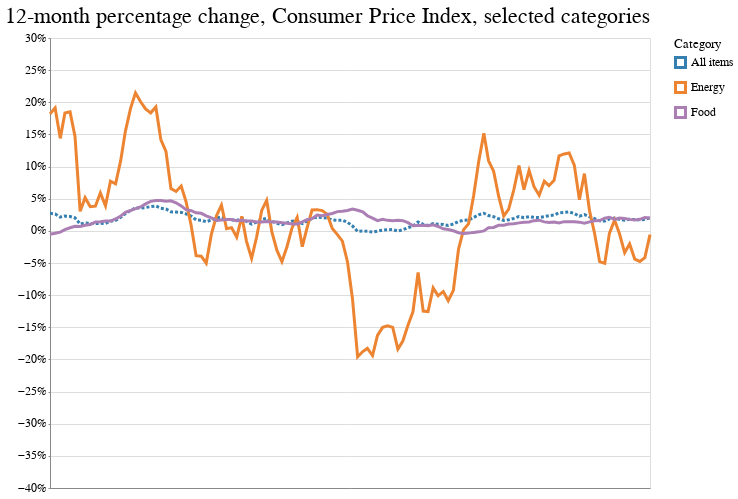

The cell this chart's notebook holds for it:
### Code cell
base = alt.Chart(
    three_cats,
    title="12-month percentage change, Consumer Price Index, selected categories"
).encode(
    x=alt.X(
        "date:T",
        timeUnit="yearmonth",
        axis=alt.Axis(
            title=None,
            labelAngle=0,
            grid=False,
            # A truly gnarly hack from https://github.com/altair-viz/altair/issues/187
            values=list(pd.to_datetime([
                '2008-11-01',
                '2010-11-01',
                '2012-11-01',
                '2014-11-01',
                '2016-11-01',
                '2018-11-01'
            ]).astype(int) / 10 ** 6)
        ),
    ),
    y=alt.Y(
        "pct_change:Q",
        axis=alt.Axis(title=None, format='%'),
        scale=alt.Scale(domain=[-0.4, 0.3])
    ),
    color=alt.Color(
        "series_items_name:N",
        legend=alt.Legend(title="Category"),
        # scale=alt.Scale(range=["#423a51", "#449cb0", "#d09972"])
    )
)

all_items = base.transform_filter(
    alt.datum.series_items_name == 'All items'
).mark_line(strokeDash=[3, 2])

other_items = base.transform_filter(
    alt.datum.series_items_name != 'All items'
).mark_line()

(all_items + other_items).properties(width=600)

### Figure 1 — Vega-Lite specification as saved in the notebook (floating-point values rounded to 4 significant figures; data arrays with more than 128 entries replaced by an {"elided": "..."} marker saying what was removed)
{"config": {"view": {"width": 800, "height": 450}, "background": "#ffffff", "title": {"anchor": "start", "font": "Benton Gothic Bold, sans", "fontColor": "#000000", "fontSize": 22, "fontWeight": "normal"}, "arc": {"fill": "#82c6df"}, "area": {"fill": "#82c6df"}, "line": {"stroke": "#82c6df", "strokeWidth": 3}, "path": {"stroke": "#82c6df"}, "rect": {"fill": "#82c6df"}, "shape": {"stroke": "#82c6df"}, "bar": {"fill": "#82c6df"}, "point": {"stroke": "#82c6df"}, "symbol": {"fill": "#82c6df", "size": 30}, "axis": {"titleFont": "Benton Gothic Bold, sans", "titleFontSize": 13, "titleFontWeight": "normal", "labelFont": "Benton Gothic, sans", "labelFontSize": 11.5, "labelFontWeight": "normal"}, "axisX": {"labelAngle": 0, "labelPadding": 4, "tickSize": 3}, "axisY": {"labelBaseline": "middle", "maxExtent": 45, "minExtent": 45, "tickSize": 2, "titleAlign": "left", "titleAngle": 0, "titleX": -45, "titleY": -11}, "legend": {"titleFont": "Benton Gothic Bold, sans", "titleFontSize": 13, "titleFontWeight": "normal", "symbolType": "square", "labelFont": "Benton Gothic, sans", "labelFontSize": 11.5}, "range": {"category": ["#3580b1", "#ec8431", "#ab7fb4", "#c89d29", "#adc839", "#829eb1"], "diverging": ["#e68a4f", "#f4bb6a", "#f9e39c", "#dadfe2", "#a6b7c6", "#849eae"], "heatmap": ["#fbf2c7", "#f9e39c", "#f8d36e", "#f4bb6a", "#e68a4f", "#d15a40", "#ab4232"], "ordinal": ["#fbf2c7", "#f9e39c", "#f8d36e", "#f4bb6a", "#e68a4f", "#d15a40", "#ab4232"], "ramp": ["#fbf2c7", "#f9e39c", "#f8d36e", "#f4bb6a", "#e68a4f", "#d15a40", "#ab4232"]}}, "layer": [{"mark": {"type": "line", "strokeDash": [3, 2]}, "encoding": {"color": {"type": "nominal", "field": "series_items_name", "legend": {"title": "Category"}}, "x": {"type": "temporal", "axis": {"grid": false, "labelAngle": 0, "title": null, "values": [1225000000000.0, 1289000000000.0, 1352000000000.0, 1415000000000.0, 1478000000000.0, 1541000000000.0]}, "field": "date", "timeUnit": "yearmonth"}, "y": {"type": "quantitative", "axis": {"format": "%", "title": null}, "field": "pct_change", "scale": {"domain": [-0.4, 0.3]}}}, "title": "12-month percentage change, Consumer Price Index, selected categories", "transform": [{"filter": "(datum.series_items_name === 'All items')"}]}, {"mark": "line", "encoding": {"color": {"type": "nominal", "field": "series_items_name", "legend": {"title": "Category"}}, "x": {"type": "temporal", "axis": {"grid": false, "labelAngle": 0, "title": null, "values": [1225000000000.0, 1289000000000.0, 1352000000000.0, 1415000000000.0, 1478000000000.0, 1541000000000.0]}, "field": "date", "timeUnit": "yearmonth"}, "y": {"type": "quantitative", "axis": {"format": "%", "title": null}, "field": "pct_change", "scale": {"domain": [-0.4, 0.3]}}}, "title": "12-month percentage change, Consumer Price Index, selected categories", "transform": [{"filter": "(datum.series_items_name !== 'All items')"}]}], "data": {"name": "data-4b1a99bfa871c27aa21377f07589c915"}, "width": 600, "$schema": "https://vega.github.io/schema/vega-lite/v4.0.0.json", "datasets": {"data-4b1a99bfa871c27aa21377f07589c915": {"elided": "360 records"}}}
